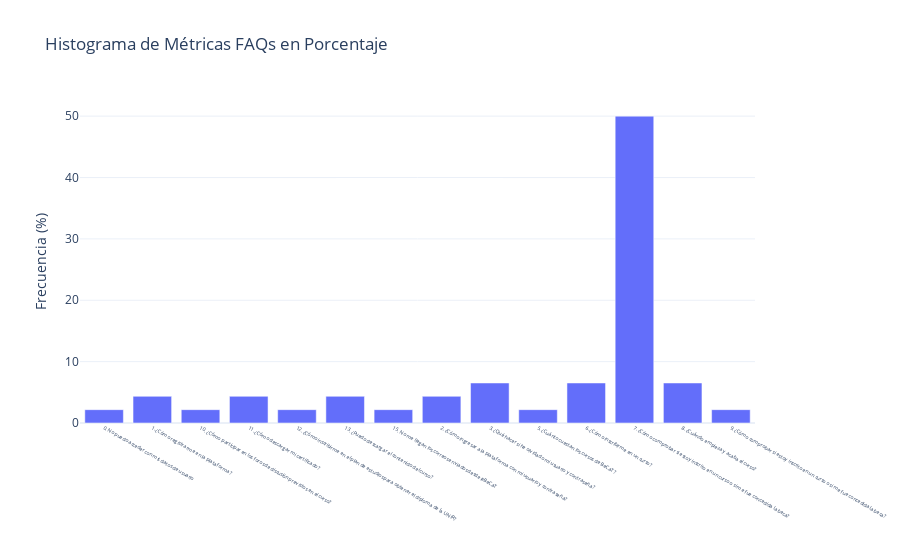

The notebook cell saved with this chart:
### Code cell
import pandas as pd  
import plotly.express as px  
  

df = pd.read_excel('docs\metricas_FAQs.xlsx', index_col=0)  
counts = df['RESPUESTA REAL'].value_counts().sort_index()  
percentages = (counts / counts.sum()) * 100  
fig = px.bar(percentages,  
             title='Histograma de Métricas FAQs en Porcentaje',  
             labels={'index': 'Valores', 'value': 'Frecuencia (%)'},  
             template='plotly_white')  
fig.update_layout(  
    showlegend=False,  # Ocultar la leyenda  
    xaxis_tickfont=dict(size=5),  # Reducir el tamaño de los ticks del eje X  
    xaxis_title="",  # Eliminar el título del eje X  
    yaxis=dict(  
        tickformat=".0f"  # Formato de dos decimales para los porcentajes  
    )  
)

### Figure 1 — Plotly figure (JSON) as saved in the notebook; plotly's stock layout.template omitted (floating-point values rounded to 4 significant figures)
{"data": [{"alignmentgroup": "True", "hovertemplate": "variable=count<br>RESPUESTA REAL=%{x}<br>Frecuencia (%)=%{y}<extra></extra>", "legendgroup": "count", "marker": {"color": "#636efa", "pattern": {"shape": ""}}, "name": "count", "offsetgroup": "count", "orientation": "v", "showlegend": true, "textposition": "auto", "type": "bar", "x": ["0. No puedo acceder con mis datos de usuario", "1. ¿Cómo registrarme en la plataforma?", "10. ¿Cómo participar en los foros de discusión previstos en el curso?", "11. ¿Cómo descargar mi certificado?", "12. ¿Cómo inscribirme en el plan de estudios para obtener el diploma de la UNIR?", "13. ¿Puedo descargar el contenido del curso?", "15. No me llegan los correos enviados desde #BeCaT", "2. ¿Cómo ingresar a la plataforma con mi usuario y contraseña?", "3. ¿Qué hacer si he olvidado mi usuario y contraseña?", "5. ¿Cuánto cuestan los cursos de BeCaT?", "6. ¿Cómo inscribirme en un curso?", "7. ¿Cómo comprobar si estoy inscrito en un curso o si me fue concedida la beca?", "8. ¿Cuándo empieza y acaba el curso?", "9. ¿Cómo comprobar si estoy inscrito en un curso o si me fue concedida la beca?"], "xaxis": "x", "y": [2.174, 4.348, 2.174, 4.348, 2.174, 4.348, 2.174, 4.348, 6.522, 2.174, 6.522, 50, 6.522, 2.174], "yaxis": "y"}], "layout": {"barmode": "relative", "legend": {"title": {"text": "variable"}, "tracegroupgap": 0}, "showlegend": false, "title": {"text": "Histograma de Métricas FAQs en Porcentaje"}, "xaxis": {"anchor": "y", "domain": [0, 1], "tickfont": {"size": 5}, "title": {"text": ""}}, "yaxis": {"anchor": "x", "domain": [0, 1], "tickformat": ".0f", "title": {"text": "Frecuencia (%)"}}}}
